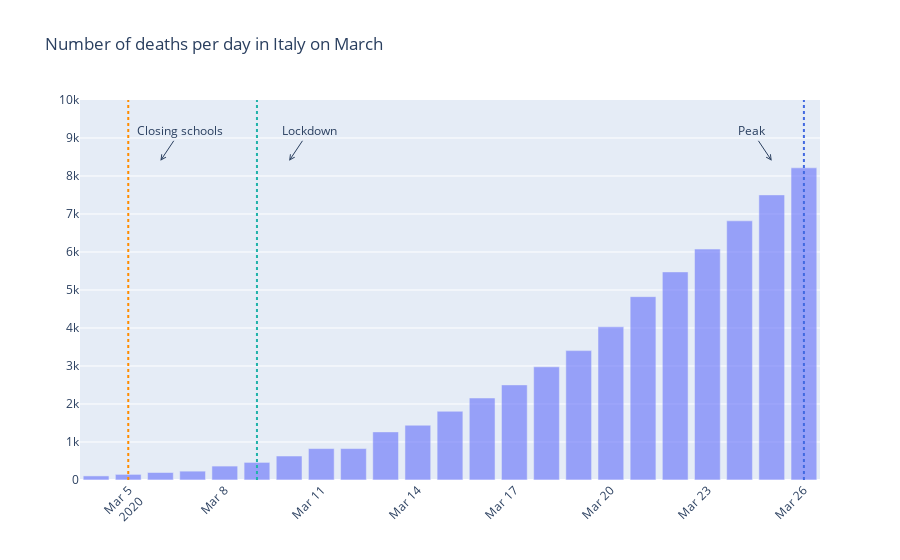

The code cell stored with this chart in its notebook:
### Markdown cell above
### Italian Case

### Code cell
fig = go.Figure()
fig.add_trace(go.Bar(
    x= it_df_march.index,
    y=it_df_march['Fatalities'],opacity=0.6))

fig.update_layout(
    shapes=[
        
        dict(
            type="line",
            x0=Italy_closes_schools ,
            y0=0,
            x1=Italy_closes_schools,
            y1=10000, line=dict(
                color="DarkOrange",
                width=2,
                dash="dot",
            )
        ),
        
        dict(
            type="line",
            x0=Italy_lockdown,
            y0=0,
            x1=Italy_lockdown,
            y1=10000, line=dict(
                color="LightSeaGreen",
                width=2,
                dash="dot"
            )
        ),
        dict(
            type="line",
            x0=Italy_max,
            y0=0,
            x1=Italy_max,
            y1=10000,line=dict(
                color="RoyalBlue",
                width=2,
                dash="dot"
            ))
        
    ],
    
    annotations=[
        dict(
            x='2020-03-06',
            y=8400,
            xref="x",
            yref="y",
            text="Closing schools",
            showarrow=True,
            arrowhead=5,
            ax=20,
            ay=-30,
            
        ),
        
        dict(
            x='2020-03-10',
            y=8400,
            xref="x",
            yref="y",
            text="Lockdown",
            showarrow=True,
            arrowhead=5,
            ax=20,
            ay=-30,
            
        ),
        
        dict(
            x='2020-03-25',
            y=8400,
            xref="x",
            yref="y",
            text="Peak",
            showarrow=True,
            arrowhead=5,
            ax=-20,
            ay=-30,
            
        )
        
        
    ]
)

fig.update_yaxes(range=[0, 10000])
fig.update_layout(barmode='group', xaxis_tickangle=-45, title ='Number of deaths per day in Italy on March')
fig.show()

### Figure 1 — Plotly figure (JSON) as saved in the notebook; plotly's stock layout.template omitted (floating-point values rounded to 4 significant figures)
{"data": [{"opacity": 0.6, "type": "bar", "x": ["2020-03-04", "2020-03-05", "2020-03-06", "2020-03-07", "2020-03-08", "2020-03-09", "2020-03-10", "2020-03-11", "2020-03-12", "2020-03-13", "2020-03-14", "2020-03-15", "2020-03-16", "2020-03-17", "2020-03-18", "2020-03-19", "2020-03-20", "2020-03-21", "2020-03-22", "2020-03-23", "2020-03-24", "2020-03-25", "2020-03-26"], "y": [107, 148, 197, 233, 366, 463, 631, 827, 827, 1266, 1441, 1809, 2158, 2503, 2978, 3405, 4032, 4825, 5476, 6077, 6820, 7503, 8215]}], "layout": {"annotations": [{"arrowhead": 5, "ax": 20, "ay": -30, "showarrow": true, "text": "Closing schools", "x": "2020-03-06", "xref": "x", "y": 8400, "yref": "y"}, {"arrowhead": 5, "ax": 20, "ay": -30, "showarrow": true, "text": "Lockdown", "x": "2020-03-10", "xref": "x", "y": 8400, "yref": "y"}, {"arrowhead": 5, "ax": -20, "ay": -30, "showarrow": true, "text": "Peak", "x": "2020-03-25", "xref": "x", "y": 8400, "yref": "y"}], "barmode": "group", "shapes": [{"line": {"color": "DarkOrange", "dash": "dot", "width": 2}, "type": "line", "x0": "2020-03-05", "x1": "2020-03-05", "y0": 0, "y1": 10000}, {"line": {"color": "LightSeaGreen", "dash": "dot", "width": 2}, "type": "line", "x0": "2020-03-09", "x1": "2020-03-09", "y0": 0, "y1": 10000}, {"line": {"color": "RoyalBlue", "dash": "dot", "width": 2}, "type": "line", "x0": "2020-03-26", "x1": "2020-03-26", "y0": 0, "y1": 10000}], "title": {"text": "Number of deaths per day in Italy on March"}, "xaxis": {"tickangle": -45}, "yaxis": {"range": [0, 10000]}}}
